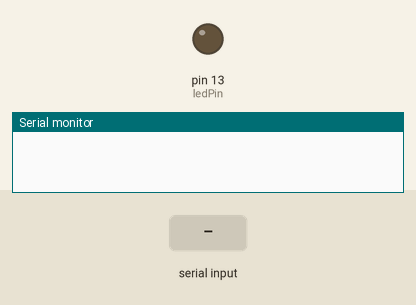
Bench run of a sketch on a simulated Arduino Mega 2560, built with avr-gcc and run on an emulated ATmega2560. On the bench: output pins drawn as LEDs (lit = HIGH), the last lines printed to the serial monitor. Dashed ring = blinking. Inputs (shaded band) come from the test bench.

Above: at 1.2 s.
1.3 s: "90,45\n" received over the second serial link
At 1.49 s:
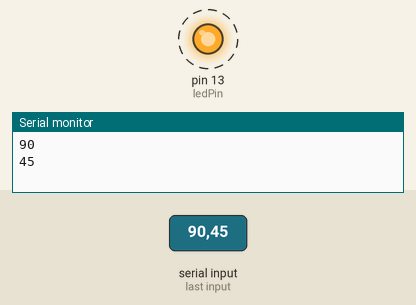
Timing chart, 0 to 10.3 s (numbered marks = the images above; inputs shaded):
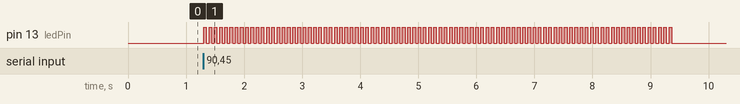

Measured:
- after the input at 1.3 s, pin 13 (ledPin): alternates HIGH for 0.05 s and LOW for 0.05 s, 180 changes in all, then stays LOW, starting at once

The sketch:

4_Bluetooth_LEDBlink_Delay.ino
```cpp
#define ledPin 13
String val;
int numBlinks = 0;
int delayTime = 0;

void setup() {
  pinMode(ledPin,OUTPUT);
  digitalWrite(ledPin,LOW);
  Serial.begin(9600);
  Serial1.begin(9600);

}

void loop() {
  if(Serial1.available()){
    val = Serial1.readStringUntil('\n'); //Read te numaric input for nummber of blinks from bluetooth
    numBlinks = val.substring(0,val.indexOf(',')).toInt();
    delayTime = val.substring(val.indexOf(',')+1, val.length()).toInt();

    if (numBlinks !=0 && delayTime !=0){
      Serial.println(numBlinks);
      Serial.println(delayTime);
      blinkLED(numBlinks, delayTime);
    }
  }
}

void blinkLED(int numBlinks, int delayTime){
  for(int i = 0; i < numBlinks; i++ ){
    digitalWrite(ledPin,HIGH);
    delay(delayTime);
    digitalWrite(ledPin,LOW);
    delay(delayTime);
  }

}
```
